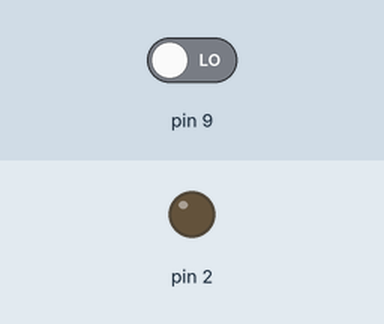
Bench run of a sketch on a simulated Arduino Uno, built with avr-gcc and run on an emulated ATmega328P. On the bench: output pins drawn as LEDs (lit = HIGH). Inputs (shaded band) come from the test bench; at power-on: pin 9 LOW.

Above: at 1.2 s.
1.3 s: pin 9 driven HIGH
At 1.9 s:
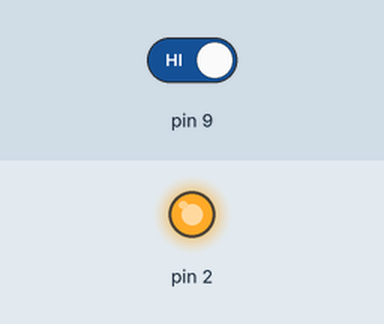
2.8 s: pin 9 driven LOW
At 4.2 s:
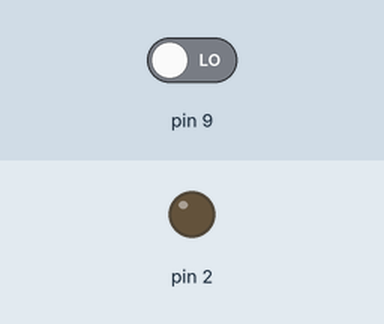
Timing chart, 0 to 5.8 s (numbered marks = the images above; inputs shaded):
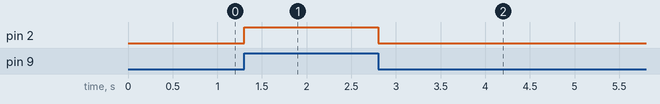

Measured:
- after the input at 1.3 s, pin 2: LOW → HIGH at once
- after the input at 2.8 s, pin 2: HIGH → LOW at once

The sketch:

lab1d.ino
```cpp
// C++ code
//
void setup()
{
pinMode(2,OUTPUT);
  pinMode(9,INPUT);
}

void loop()
{
  int status=0;
  status=digitalRead(9);
  if (status==1){
  digitalWrite(2,HIGH);
  }else{

  digitalWrite(2,LOW);
}
}
```
